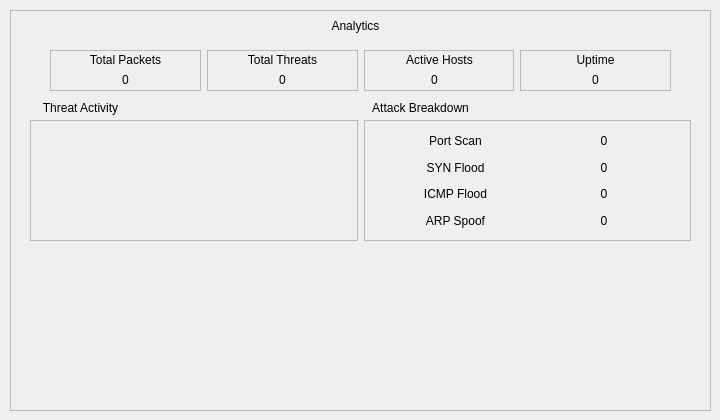
    <widget class="QWidget" name="pageAnalytics">
     <widget class="QWidget" name="verticalLayoutWidget_12">
      <property name="geometry">
       <rect>
        <x>10</x>
        <y>10</y>
        <width>701</width>
        <height>401</height>
       </rect>
      </property>
      <layout class="QVBoxLayout" name="LayoutAnalytics">
       <item>
        <widget class="QFrame" name="frameAnalyticsContent">
         <property name="frameShape">
          <enum>QFrame::StyledPanel</enum>
         </property>
         <property name="frameShadow">
          <enum>QFrame::Sunken</enum>
         </property>
         <widget class="QLabel" name="label_15">
          <property name="geometry">
           <rect>
            <x>20</x>
            <y>90</y>
            <width>101</width>
            <height>16</height>
           </rect>
          </property>
          <property name="text">
           <string>Threat Activity</string>
          </property>
          <property name="alignment">
           <set>Qt::AlignCenter</set>
          </property>
         </widget>
         <widget class="QLabel" name="label_16">
          <property name="geometry">
           <rect>
            <x>360</x>
            <y>90</y>
            <width>101</width>
            <height>16</height>
           </rect>
          </property>
          <property name="text">
           <string>Attack Breakdown</string>
          </property>
          <property name="alignment">
           <set>Qt::AlignCenter</set>
          </property>
         </widget>
         <widget class="QWidget" name="layoutWidget">
          <property name="geometry">
           <rect>
            <x>20</x>
            <y>110</y>
            <width>661</width>
            <height>121</height>
           </rect>
          </property>
          <layout class="QHBoxLayout" name="ThreatsAnalyticsLay">
           <item>
            <widget class="QFrame" name="frameThreatActivity">
             <property name="frameShape">
              <enum>QFrame::StyledPanel</enum>
             </property>
             <property name="frameShadow">
              <enum>QFrame::Sunken</enum>
             </property>
             <widget class="QWidget" name="verticalLayoutWidget">
              <property name="geometry">
               <rect>
                <x>-10</x>
                <y>0</y>
                <width>351</width>
                <height>121</height>
               </rect>
              </property>
              <layout class="QVBoxLayout" name="LayoutGraphAnalytics"/>
             </widget>
            </widget>
           </item>
           <item>
            <widget class="QFrame" name="frameAttackBreakdown">
             <property name="frameShape">
              <enum>QFrame::StyledPanel</enum>
             </property>
             <property name="frameShadow">
              <enum>QFrame::Sunken</enum>
             </property>
             <widget class="QWidget" name="gridLayoutWidget">
              <property name="geometry">
               <rect>
                <x>20</x>
                <y>10</y>
                <width>291</width>
                <height>101</height>
               </rect>
              </property>
              <layout class="QGridLayout" name="gridLayoutStats">
               <item row="0" column="0">
                <widget class="QLabel" name="lblPortScan">
                 <property name="text">
                  <string>Port Scan</string>
                 </property>
                 <property name="alignment">
                  <set>Qt::AlignCenter</set>
                 </property>
                </widget>
               </item>
               <item row="1" column="1">
                <widget class="QLabel" name="lblSynFloodCount">
                 <property name="text">
                  <string>0</string>
                 </property>
                 <property name="alignment">
                  <set>Qt::AlignCenter</set>
                 </property>
                </widget>
               </item>
               <item row="0" column="1">
                <widget class="QLabel" name="lblPortScanCount">
                 <property name="text">
                  <string>0</string>
                 </property>
                 <property name="alignment">
                  <set>Qt::AlignCenter</set>
                 </property>
                </widget>
               </item>
               <item row="2" column="1">
                <widget class="QLabel" name="lblIcmpFloodCount">
                 <property name="text">
                  <string>0</string>
                 </property>
                 <property name="alignment">
                  <set>Qt::AlignCenter</set>
                 </property>
                </widget>
               </item>
               <item row="1" column="0">
                <widget class="QLabel" name="lblSynFlood">
                 <property name="text">
                  <string>SYN Flood</string>
                 </property>
                 <property name="alignment">
                  <set>Qt::AlignCenter</set>
                 </property>
                </widget>
               </item>
               <item row="2" column="0">
                <widget class="QLabel" name="lblIcmpFlood">
                 <property name="text">
                  <string>ICMP Flood</string>
                 </property>
                 <property name="alignment">
                  <set>Qt::AlignCenter</set>
                 </property>
                </widget>
               </item>
               <item row="3" column="0">
                <widget class="QLabel" name="lblArpSpoof">
                 <property name="text">
                  <string>ARP Spoof</string>
                 </property>
                 <property name="alignment">
                  <set>Qt::AlignCenter</set>
                 </property>
                </widget>
               </item>
               <item row="3" column="1">
                <widget class="QLabel" name="lblArpSpoofCount">
                 <property name="text">
                  <string>0</string>
                 </property>
                 <property name="alignment">
                  <set>Qt::AlignCenter</set>
                 </property>
                </widget>
               </item>
              </layout>
             </widget>
            </widget>
           </item>
          </layout>
         </widget>
         <widget class="QWidget" name="layoutWidget_2">
          <property name="geometry">
           <rect>
            <x>40</x>
            <y>40</y>
            <width>621</width>
            <height>41</height>
           </rect>
          </property>
          <layout class="QHBoxLayout" name="LayoutAnalyticsStats">
           <item>
            <widget class="QFrame" name="frameTotalPackets">
             <property name="frameShape">
              <enum>QFrame::StyledPanel</enum>
             </property>
             <property name="frameShadow">
              <enum>QFrame::Sunken</enum>
             </property>
             <widget class="QLabel" name="lblTotalPackets">
              <property name="geometry">
               <rect>
                <x>0</x>
                <y>20</y>
                <width>151</width>
                <height>20</height>
               </rect>
              </property>
              <property name="text">
               <string>0</string>
              </property>
              <property name="alignment">
               <set>Qt::AlignCenter</set>
              </property>
             </widget>
             <widget class="QLabel" name="label_4">
              <property name="geometry">
               <rect>
                <x>0</x>
                <y>0</y>
                <width>151</width>
                <height>20</height>
               </rect>
              </property>
              <property name="text">
               <string>Total Packets</string>
              </property>
              <property name="alignment">
               <set>Qt::AlignCenter</set>
              </property>
             </widget>
            </widget>
           </item>
           <item>
            <widget class="QFrame" name="frameTotalThreats">
             <property name="frameShape">
              <enum>QFrame::StyledPanel</enum>
             </property>
             <property name="frameShadow">
              <enum>QFrame::Sunken</enum>
             </property>
             <widget class="QLabel" name="lblTotalThreats">
              <property name="geometry">
               <rect>
                <x>0</x>
                <y>20</y>
                <width>151</width>
                <height>20</height>
               </rect>
              </property>
              <property name="text">
               <string>0</string>
              </property>
              <property name="alignment">
               <set>Qt::AlignCenter</set>
              </property>
             </widget>
             <widget class="QLabel" name="label_6">
              <property name="geometry">
               <rect>
                <x>0</x>
                <y>0</y>
                <width>151</width>
                <height>20</height>
               </rect>
              </property>
              <property name="text">
               <string>Total Threats</string>
              </property>
              <property name="alignment">
               <set>Qt::AlignCenter</set>
              </property>
             </widget>
            </widget>
           </item>
           <item>
            <widget class="QFrame" name="frameActiveHosts">
             <property name="frameShape">
              <enum>QFrame::StyledPanel</enum>
             </property>
             <property name="frameShadow">
              <enum>QFrame::Sunken</enum>
             </property>
             <widget class="QLabel" name="lblActiveHosts">
              <property name="geometry">
               <rect>
                <x>0</x>
                <y>20</y>
                <width>141</width>
                <height>20</height>
               </rect>
              </property>
              <property name="text">
               <string>0</string>
              </property>
              <property name="alignment">
               <set>Qt::AlignCenter</set>
              </property>
             </widget>
             <widget class="QLabel" name="label_12">
              <property name="geometry">
               <rect>
                <x>0</x>
                <y>0</y>
                <width>151</width>
                <height>20</height>
               </rect>
              </property>
              <property name="text">
               <string>Active Hosts</string>
              </property>
              <property name="alignment">
               <set>Qt::AlignCenter</set>
              </property>
             </widget>
            </widget>
           </item>
           <item>
            <widget class="QFrame" name="frameUptime">
             <property name="frameShape">
              <enum>QFrame::StyledPanel</enum>
             </property>
             <property name="frameShadow">
              <enum>QFrame::Sunken</enum>
             </property>
             <widget class="QLabel" name="lblUptime">
              <property name="geometry">
               <rect>
                <x>0</x>
                <y>20</y>
                <width>151</width>
                <height>20</height>
               </rect>
              </property>
              <property name="text">
               <string>0</string>
              </property>
              <property name="alignment">
               <set>Qt::AlignCenter</set>
              </property>
             </widget>
             <widget class="QLabel" name="label_13">
              <property name="geometry">
               <rect>
                <x>0</x>
                <y>0</y>
                <width>151</width>
                <height>20</height>
               </rect>
              </property>
              <property name="text">
               <string>Uptime</string>
              </property>
              <property name="alignment">
               <set>Qt::AlignCenter</set>
              </property>
             </widget>
            </widget>
           </item>
          </layout>
         </widget>
         <widget class="QLabel" name="AnalyitcsPageTitle">
          <property name="geometry">
           <rect>
            <x>260</x>
            <y>0</y>
            <width>171</width>
            <height>31</height>
           </rect>
          </property>
          <property name="text">
           <string>Analytics</string>
          </property>
          <property name="alignment">
           <set>Qt::AlignCenter</set>
          </property>
         </widget>
        </widget>
       </item>
      </layout>
     </widget>
    </widget>
